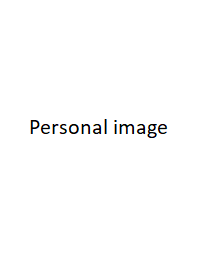
#> input picture fake_image.png, 213 x 268 px
$ python demo_main.py
#> lines starting #> are read from the running program, lines starting #| are printed output that depends on the picture
### lib/component.py
import matplotlib.pyplot as plt
from lib.element import header, sub_header, RelativeYPerLine, desc, skill_desc, time_period


class Component:

    def __init__(self, header_x, header_y,
                 list_dict_content):

        x = header_x
        y = header_y
        list_default_property = ['indent', 'fontsize', 'weight', 'color', 'url']
        list_non_plt_parmas = ['indent', 'element']
        org_element = None

        for dict_content in list_dict_content:

            element = dict_content['element']
            if org_element is not None:
                # update y
                y -= self.__find_relative_y_per_line(org_element, element) \
                     * self.__find_line_of_str(dict_content['text'])

            dict_content = self.__load_default_property(list_default_property, dict_content, element)
            dict_content['xy'] = (x + header.indent + dict_content['indent'], y)
            # remove parmas not belong to plt
            for parmas in list_non_plt_parmas:
                dict_content.pop(parmas)

            # follow element property if dict_content is None
            plt.annotate(**dict_content)

            # set current element as original element
            org_element = element

        self.last_y = y

    @staticmethod
    def __find_relative_y_per_line(org_element, next_element):
        """find the relative by consider the org_element and next_element"""

        # specific element to specific element
        if (org_element == header) & (next_element == sub_header):
            return RelativeYPerLine.header_to_sub_header
        elif (org_element == sub_header) & (next_element == sub_header):
            return RelativeYPerLine.sub_header_to_sub_header
        elif (org_element == desc) & (next_element == sub_header):
            return RelativeYPerLine.desc_to_sub_header
        elif (org_element == skill_desc) & (next_element == sub_header):
            return RelativeYPerLine.skill_desc_to_sub_header
        # any element to specific element
        elif next_element == desc:
            return RelativeYPerLine.to_description
        elif next_element == time_period:
            return RelativeYPerLine.to_time_period
        elif next_element == skill_desc:
            return  RelativeYPerLine.to_skill_description
        else:
            raise Exception(f'can not find relative y between org_element: '
                            f'{org_element.__class__} and  next_element: {next_element.__class__}')

    @staticmethod
    def __find_line_of_str(text):
        """find number of line of a specific string"""

        return len(text.split('\n'))

    @staticmethod
    def __load_default_property(list_default_property, dict_content, element):
        """load default property if not exist in original dict_content"""

        for index, df_property in enumerate(list_default_property):
            str_df_property = list_default_property[index]
            if str_df_property not in dict_content:
                dict_content[str_df_property] = getattr(element, str_df_property)

        return dict_content

### lib/element.py
from abc import ABC, abstractmethod


class Element(ABC):

    def __init__(self):
        self._set_own_property()

    @abstractmethod
    def _set_own_property(self):
        pass


class Header(Element):

    def _set_own_property(self, indent=0, fontsize=12, weight='bold', color=None, url=None):
        self.indent = indent
        self.fontsize = fontsize
        self.weight = weight
        self.color = color
        self.url = url


class SubHeader(Element):

    def _set_own_property(self, indent=0.02, fontsize=10, weight='bold', color=None, url=None):
        self.indent = indent
        self.fontsize = fontsize
        self.weight = weight
        self.color = color
        self.url = url


class WorkingPeriod(Element):

    def _set_own_property(self, indent=0.02, fontsize=9.2, weight=None, color=None, url=None):
        self.indent = indent
        self.fontsize = fontsize
        self.weight = weight
        self.color = color
        self.url = url


class Description(Element):

    def _set_own_property(self, indent=0.04, fontsize=9.2, weight=None, color=None, url=None):
        self.indent = indent
        self.fontsize = fontsize
        self.weight = weight
        self.color = color
        self.url = url


class SkillDescription(Element):

    def _set_own_property(self, indent=0.04, fontsize=8.25, weight=None, color=None, url=None):
        self.indent = indent
        self.fontsize = fontsize
        self.weight = weight
        self.color = color
        self.url = url


class RelativeYPerLine:
    """define the relative y per line of text"""

    # component to component
    comp_to_comp = 0.032
    header_to_sub_header = 0.02
    sub_header_to_sub_header = 0.027
    desc_to_sub_header = 0.02
    # any element to time_period
    to_time_period = 0.015
    # any element to description
    to_description = 0.0135
    to_skill_description = 0.011
    skill_desc_to_sub_header = 0.02
    small_gap = 0.015


header = Header()
sub_header = SubHeader()
time_period = WorkingPeriod()
desc = Description()
skill_desc = SkillDescription()

### demo_main.py
import matplotlib.pyplot as plt
import matplotlib.image as mpimg
from matplotlib.offsetbox import OffsetImage, AnnotationBbox
from lib.element import header, sub_header, time_period, desc, skill_desc, RelativeYPerLine
from lib.component import Component


# set font
plt.rcParams['font.family'] = 'sans-serif'
plt.rcParams['font.sans-serif'] = 'STIXGeneral'

# Text Variables
Name = 'Kyle Au'
ProjectsHeader = 'Git Project'

fig_x = 10
fig_y = 14.285
y_to_x_ratio = fig_y / fig_x
fig, ax = plt.subplots(figsize=(fig_x, fig_y))
# remove x,y axes
plt.axis('off')

hyperlink_color = 'mediumblue'
white_color = '#ffffff'
right_region_color = '#000000'
# set background color
ax.set_facecolor('white')
x_right_region = 0.69
x_left_region = .01

# plot my name
plt.annotate(Name, (.01, .98), weight='bold', fontsize=20)
# plot right info
plt.axvline(x=.99, color=right_region_color, alpha=0.5, linewidth=345)

# add self image
arr_code = mpimg.imread(r'fake_image.png')
#> arr_code is the input picture: shape (268, 213, 4) float32; mean R, G, B, A 0.991, 0.991, 0.991, 1
imagebox = OffsetImage(arr_code, zoom=0.68)
ab = AnnotationBbox(imagebox, (x_right_region + 0.15, 0.865))
ax.add_artist(ab)


# right region
#################################################################

# plot personal image on right region
information = Component(x_right_region, .718,
                        [
                            {'element': header,
                             'color': white_color,
                             'text': 'Information'},
                            {'element': desc,
                             'text': 'xx-xx-xxxx\nphone: xxxxxxxx\nemail: auyin1111@gmail.com',
                             'color': white_color,
                             },
                            {'element': desc,
                             'text': 'Github: Auyin111 (Link)',
                             'color': hyperlink_color,
                             'url': 'https://github.com/Auyin111/',
                             'weight': 'bold',
                             },
                            {'element': desc,
                             'text': 'Expected salary: xxx to xxx',
                             'color': white_color,
                             'weight': 'bold',
                             },
                        ])

# plot white horizontal line on right region
y_white_line = information.last_y - RelativeYPerLine.small_gap
plt.axhline(y=y_white_line, xmin=0, xmax=1, color=white_color, linewidth=3)

# plot skill on right region
skill = Component(x_right_region, y_white_line - RelativeYPerLine.small_gap * 1.5,
                        [
                            {'element': header,
                             'color': white_color,
                             'text': 'Skill'.upper()},

                            {'element': sub_header,
                             'text': 'Programming language',
                             'color': white_color,
                             },
                            {'element': skill_desc,
                             'text': 'Python, C++, MATLAB',
                             'color': white_color},

                            {'element': sub_header,
                             'text': 'Machine learning',
                             'color': white_color,
                             },
                            {'element': skill_desc,
                             'text': 'Packages: sklearn, imblearn, CatBoost\n'
                                     'Ensemble model: bagging, boosting, stacking\n'
                                     'Estimators: e.g. Random forest, Catboost\n'
                                     'GradientBoosting, logistic regression',
                             'color': white_color},

                            {'element': sub_header,
                             'text': 'Deep learning',
                             'color': white_color},
                            {'element': skill_desc,
                             'text': 'Packages: Pytorch, Keras\n'
                                     'RNN, LSTM, GRU, CNN\n'
                                     'Batch Normalization, multi sample dropout\n'
                                     'Layer Normalization\n'
                                     'Stochastic Weight Averaging (SWA)',
                             'color': white_color},

                            {'element': sub_header,
                             'text': 'NLP',
                             'color': white_color},
                            {'element': skill_desc,
                             'text': 'BERT (deberta, albert, roberta)\n'
                                     'Word2Vec, BOW',
                             'color': white_color},

                            {'element': sub_header,
                             'text': 'Data visualization',
                             'color': white_color},
                            {'element': skill_desc,
                             'text': 'Package: wandb, tensorboard, sns\n'
                                     'plotly (include dash)\n'
                                     'Software: Tableau, Qlikview',
                             'color': white_color},

                            {'element': sub_header,
                             'text': 'OS',
                             'color': white_color},
                            {'element': skill_desc,
                             'text': 'linux, Window, IOS',
                             'color': white_color},

                            {'element': sub_header,
                             'text': 'Cloud platform',
                             'color': white_color},
                            {'element': skill_desc,
                             'text': 'Google (GCP), Amazon (AWS)\n'
                                     'Lambdalabs, Paperspace',
                             'color': white_color},

                            {'element': sub_header,
                             'text': 'Version control tool',
                             'color': white_color},
                            {'element': skill_desc,
                             'text': 'Git',
                             'color': white_color},

                            {'element': sub_header,
                             'text': 'Database',
                             'color': white_color},
                            {'element': skill_desc,
                             'text': 'MongoDB, MYSQL, Bigquery, DynamoDB',
                             'color': white_color},

                            {'element': sub_header,
                             'text': 'Container tool',
                             'color': white_color},
                            {'element': skill_desc,
                             'text': 'Docker',
                             'color': white_color},

                            {'element': sub_header,
                             'text': 'Pipeline and scheduler',
                             'color': white_color},
                            {'element': skill_desc,
                             'text': 'Airflow, crontab',
                             'color': white_color},

                            {'element': sub_header,
                             'text': 'Crawling package',
                             'color': white_color},
                            {'element': skill_desc,
                             'text': 'selenium, BeautifulSoup',
                             'color': white_color},

                            {'element': sub_header,
                             'text': 'Other IT skill',
                             'color': white_color},
                            {'element': skill_desc,
                             'text': 'API, OOP',
                             'color': white_color},

                            # less important
                            #######################################
                            {'element': sub_header,
                             'text': 'Campaign management tool',
                             'color': white_color},
                            {'element': skill_desc,
                             'text': 'SAP (marketing cloud), Adobe campaign',
                             'color': white_color},
                        ])

# plot language on right region
language = Component(x_right_region, skill.last_y - RelativeYPerLine.comp_to_comp,
                    [
                        {'element': header,
                         'color': white_color,
                         'text': 'Language'.upper()},

                        {'element': sub_header,
                         'text': 'Cantonese, English, Mandarin',
                         'color': white_color},
                    ])

# left region
#################################################################

# plot introduction on left region
introduction = Component(x_left_region, .95,
                    [
                        {'element': header,
                         'text': 'Introduction'.upper()},

                        {'element': sub_header,
                         'text': 'I am a physics graduate who has a passion in artificial intelligence,\n'
                                 'so I changed my career path three years ago',
                         'fontsize': 11}
                    ])

# plot project on left region
project = Component(x_left_region, introduction.last_y - RelativeYPerLine.comp_to_comp,
                    [
                        {'element': header,
                         'text': 'Public git project'.upper()},

                        {'element': sub_header,
                         'text': 'Kaggle competition - U.S. Patent Phrase to Phrase Matching (Link)',
                         'url': 'https://www.kaggle.com/competitions/us-patent-phrase-to-phrase-matching'
                                '/overview/description',
                         'color': hyperlink_color},
                        {'element': desc,
                         'text': '- The competition is to build a NLP model to predict phrase to phrase similarity'},
                        # TODO: add the hyperlink
                        {'element': desc,
                         'text': '- the workflow of our project:'
                                 '\n    1) crawl the patent context description from website and use it as features'
                                 '\n    2) fine tune different kind of advanced BERT model to predict phrase to phrase'
                                 ' similarity'
                                 '\n    3) try different advanced method from research paper to improve the process'
                                 '\n    4) use the CV stacking ensemble method to improve the prediction from '
                                 'BERT model'},
                        {'element': desc,
                         'text': '- Competition ranking is 526/1889 teams (top 27.8%) (Link)',
                         'color': hyperlink_color,
                         'url': 'https://www.kaggle.com/auyin111/competitions?tab=completed',
                         'weight': 'bold'},
                        {'element': desc,
                         'text': '- Git repository (Link)',
                         'color': hyperlink_color,
                         'url': 'https://github.com/Auyin111/kaggle_patent_competition',
                         'weight': 'bold'},

                        {'element': sub_header,
                         'text': 'Resume maker (Link)'},
                        {'element': desc,
                         'text': '- Generate the CV automatically by python code'},
                        {'element': desc,
                         'text': '- Upload this project in Git is aim to demo coding skill (Link)',
                         'color': hyperlink_color,
                         'url': 'https://github.com/Auyin111/resume_maker',
                         'weight': 'bold'}
                    ])

# plot experience on left region
experience = Component(x_left_region, project.last_y - RelativeYPerLine.comp_to_comp,
                       [
                           {'text': 'Job experience'.upper(),
                            'element': header},

                           {'element': sub_header,
                            'text': 'xxxxxxxx - xxxxxxxxxxxxxxxx'},
                           {'element': time_period,
                            'text': 'xxxxxx - xxxxxx'},
                           {'element': desc,
                            'text': '- xxxxxxxxxxxxxxxx'
                                    '\n- xxxxxxxxxxxxxxxx'
                                    '\n- xxxxxxxxxxxxxxxx'
                                    '\n- xxxxxxxxxxxxxxxx'
                                    '\n- xxxxxxxxxxxxxxxx'
                                    '\n- xxxxxxxxxxxxxxxx'
                                    '\n  xxxxxxxxxxxxxxxx'},

                           {'element': sub_header,
                            'text': 'xxxxxxxxxxxxxxxx - xxxxxxxxxxxxxxxx'},
                           {'element': time_period,
                            'text': 'xxxxxx - xxxxxx'},
                           {'element': desc,
                            'text': '- xxxxxxxxxxxxxxxx'
                                    '\n- xxxxxxxxxxxxxxxx'
                                    '\n- xxxxxxxxxxxxxxxx'},

                           {'element': sub_header,
                            'text': 'xxxxxxxxxxxxxxxx - xxxxxxxxxxxxxxxx'},
                           {'element': time_period,
                            'text': 'xxxxxx- xxxxxx'},
                           {'element': desc,
                            'text': '- xxxxxxxxxxxxxxxx'
                                    '\n  xxxxxxxxxxxxxxxx'
                                    '\n- xxxxxxxxxxxxxxxx'},

                           {'element': sub_header,
                            'text': 'xxxxxxxxxxxxxxxx - xxxxxxxxxxxxxxxx'},
                           {'element': time_period,
                            'text': 'xxxxxx - xxxxxx'}
                       ])

# plot education on left region
education = Component(x_left_region, experience.last_y - RelativeYPerLine.comp_to_comp,
                      [
                          {'text': 'Education'.upper(),
                           'element': header},

                          {'text': 'MSc in Information Technology (Part Time)- The Hong Kong Polytechnic University',
                           'element': sub_header},
                          {'text': '2019-09 - 2021-08',
                           'element': time_period},
                          {'text': '- ML, NLP, computer vision, Big data, finance and database',
                           'element': desc},

                          {'element': sub_header,
                           'text': ' BSc Applied Physics (First Class Honours) - City University of Hong Kong'},
                          {'element': time_period,
                           'text': '2015-09 - 2017-05'},
                          {'element': desc,
                           'text': '- MATLAB, Thermodynamics, Fluid mechanics, Electromagnetism, Quantum Physics,'
                                   '\n  Solid state and Materials Characterization tech.'},

                          {'element': sub_header,
                           'text': 'Associate Degree in Engineering - Hong Kong Community College (HKCC)'},
                          {'element': time_period,
                           'text': '2013-09 - 2015-05'},
                          {'element': desc,
                           'text': '- C++ language, General Physics, Engineering mathematics, SolidWorks and AutoCAD'},
                      ])

# plot achievement on left region
achievement = Component(x_left_region, education.last_y - RelativeYPerLine.comp_to_comp,
                      [
                          {'text': 'Achievement'.upper(),
                           'element': header},
                          {'text': 'SAP marketing cloud (1902) implementation',
                           'element': sub_header},
                          {'text': 'SAP global certification ',
                           'element': desc},

                          {'text': 'College of Science and Engineering Dean’s list in the semester A of 2016/2017',
                           'element': sub_header},
                          {'element': desc,
                           'text': "City University of Hong Kong Dean's list"},
                          {'element': sub_header,
                           'text': 'College of Science and Engineering Dean’s list in the semester B of 2016/2017'},
                          {'element': desc,
                           'text': "City University of Hong Kong Dean's list"},
                      ])

# plot remark on bottom left region
remark = Component(x_left_region, 0.01,
                   [
                       {'text': 'The whole CV is generated by python code',
                        'element': header, 'alpha': 0.5, 'color': 'gray', 'fontsize': 18},
                   ])

plt.show()
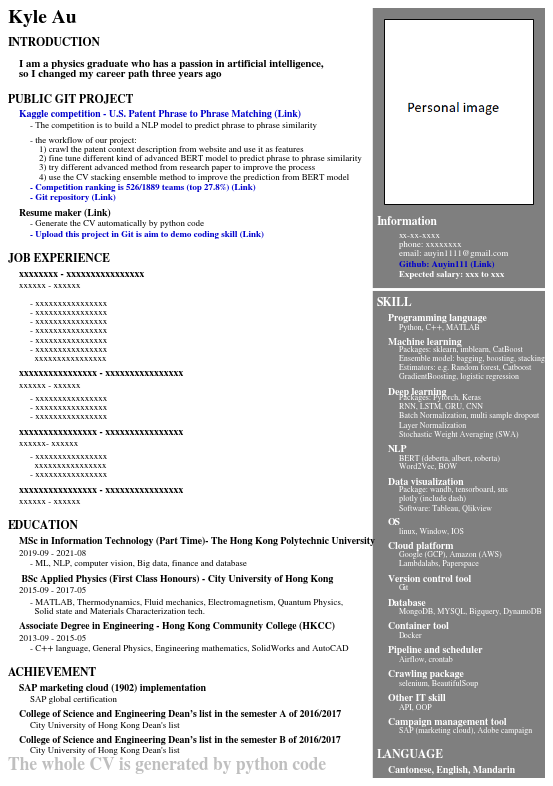
#> figure drawn by matplotlib, 1 panel
fig.savefig('demo_cv.pdf')
